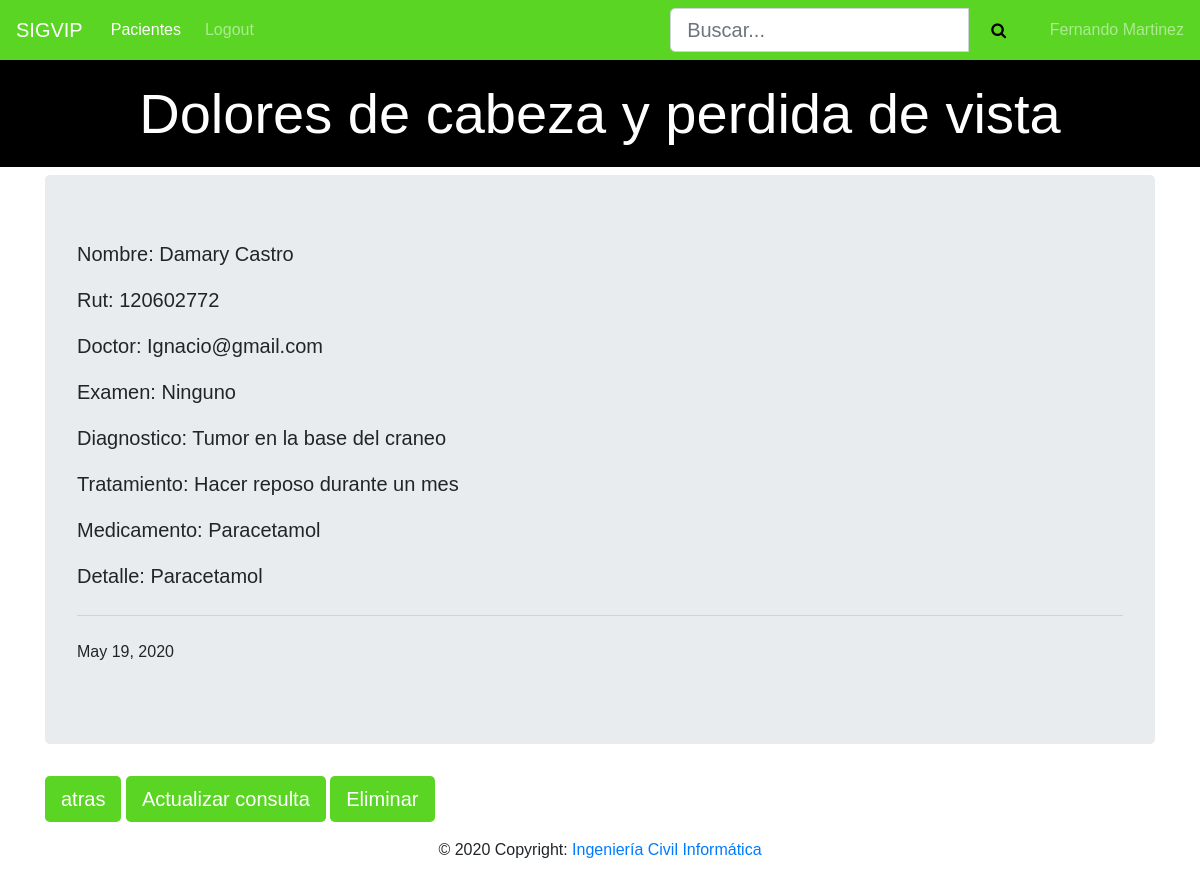
Screenshot of /ficha/1/detalle/4/ (signed in) with the database file from the repository.
### ficha/models.py (models this page shows, shortened)
class ConsultaMedica(models.Model):
    tema = models.CharField(max_length=100)
    rut = models.ForeignKey(Paciente,default=None,on_delete=models.CASCADE)
    doctor = models.ForeignKey(User,default=None,on_delete=models.CASCADE)
    tratamiento = models.ForeignKey(Tratamiento,default=None,on_delete=models.CASCADE)
    diagnostico = models.CharField(max_length=200)
    fecha = models.DateField(default=date.today)
    fichas = models.Manager()

class Tratamiento(models.Model):
    receta = models.ForeignKey(Receta,default=None,on_delete=models.CASCADE)
    examen = models.ForeignKey(Examen,default=None,on_delete=models.CASCADE)
    descripcion = models.CharField(max_length=500)
    def __str__(self):
        return "{}".format(self.descripcion)

class Examen(models.Model):
    tipoexamen = models.ForeignKey(TipoExamen,default=None,on_delete=models.CASCADE)
    imagen = models.CharField(max_length=45)
    informacionmedica = models.CharField(max_length=500)
    fecha = models.DateField(default=date.today)
    def __str__(self):
        return "{}".format(self.tipoexamen)

class TipoExamen(models.Model):
    texamen = models.CharField(max_length=45,unique=True)
    def __str__(self):
        return "{}".format(self.texamen)

class Receta(models.Model):
    medicamento = models.CharField(max_length=60,unique=True)
    descripcion = models.CharField(max_length=500)

### pacientes/models.py (models this page shows)
class Paciente(models.Model):
    rut = models.CharField(max_length=9, unique=True)
    nombre = models.CharField(max_length=45)
    apellido = models.CharField(max_length=45)
    edad = models.IntegerField()
    email = models.EmailField(max_length=60)
    telefono = models.IntegerField()
    direccion = models.CharField(max_length=200)
    pacientes = models.Manager()
    def __str__(self):
        return "{}".format(self.rut)

### ficha/views.py (the view)
# urls.py: re_path(r'^(?P<fk>\d+)/detalle/(?P<codigo>\d+)/?$',views.DetalleConsultaView.as_view(),name='detalle'),
class DetalleConsultaView(LoginRequiredMixin,TemplateView):
    def get(self,request,**kwargs):
        codigo=kwargs["codigo"]
        return render(request,'consulta_detalle.html',{'detalle':ConsultaMedica.fichas.get(id=codigo)})

### ficha/templates/consulta_detalle.html
{% extends "base.html" %}
{% block pagina %}
    <h1 class="display-4">{{detalle.tema}}</h1>
{% endblock%}
{% block content %}
<div class="jumbotron">
    <p class="lead">Nombre: {{detalle.rut.nombre}} {{detalle.rut.apellido}}</p>
    <p class="lead">Rut: {{detalle.rut}}</p>
    <p class="lead">Doctor: {{detalle.doctor}}</p>
    <p class="lead">Examen: {{detalle.tratamiento.examen}}</p>
    <p class="lead">Diagnostico: {{detalle.diagnostico}}</p>
    <p class="lead">Tratamiento: {{detalle.tratamiento}}</p>
    <p class="lead">Medicamento: {{detalle.tratamiento.receta.medicamento}}</p>
    <p class="lead">Detalle: {{detalle.tratamiento.receta.medicamento}}</p>
    <hr class="my-4">
    <p>{{detalle.fecha}}</p>
</div>
<a class="btn btn-primary btn-lg" href="/ficha/{{detalle.rut_id}}" role="button">atras</a>
<a class="btn btn-primary btn-lg" href="update/" role="button">Actualizar consulta</a>
<a class="btn btn-primary btn-lg" href="delete/" role="button">Eliminar</a>
{% include "footer.html" %}
{% endblock %}

### pacientes/templates/navbar.html (shortened to what this page needs)
<nav class="navbar navbar-expand-lg navbar-dark">
    <a class="navbar-brand" href="{% url 'index' %}">SIGVIP</a>
    <div class="collapse navbar-collapse" id="navbarNav">
      <ul class="navbar-nav mr-auto">
        {% if user.is_authenticated %}
            <li class="nav-item active">
                <a class="nav-link" href="/pacientes">Pacientes<span class="sr-only">(current)</span></a>
            </li>
            <li class="nav-item">
                <a class="nav-link" href="{% url 'logout' %}">Logout</a>
            </li>
        </ul>
        <div class="search" style="width: fit-content;margin-left: 35%">
            <form method="GET">
                <div id="custom-search-input">
                    <div class="input-group">
                        <input type="text" class="form-control btn-lg" placeholder="Buscar..." name="buscar"
                            value="{{request.GET.buscar}}">
                        <span class="input-group-list">
                            <button style="background-color: #5ad524;border: none;height: 44px;" type="submit"><i class="fa fa-search btn-lg"></i></button>
                        </span>
                    </div>
                </div>
            </form>
        </div>
        <span class="navbar-text" style="width: fit-content;margin-left: 2%">
            {{user.first_name}} {{user.last_name}}
        </span>
        {% else %}
            <li class="nav-item">
                <a class="nav-link" href="{% url 'login' %}">Login</a>
            </li>
        {% endif %}
    </div>
</nav>

### pacientes/static/css/cursos.css (style rules this page uses)
body { margin: 0; padding: 0; font-family: sans-serif; }
.navbar { background-color: #5ad524; }
.navbar .navbar-brand { color: white; }
h1 { text-align: center; background-color: black; padding: 20px; color: white; }
.navbar .nav-link { color: white; border-radius: .25rem; margin: 0 0.25em; }
.btn-primary { background-color: #5ad524; border: none; }

### rows the page displays
ConsultaMedica: tema "Dolores de cabeza y perdida de vista", rut.nombre "Damary", rut.apellido "Castro", rut "120602772", doctor "Ignacio@gmail.com", tratamiento.examen "Ninguno", diagnostico "Tumor en la base del craneo", tratamiento "Hacer reposo durante un mes", tratamiento.receta.medicamento "Paracetamol", fecha "May 19, 2020"

### other values shown
{{ user.first_name }} "Fernando"
{{ user.last_name }} "Martinez"
